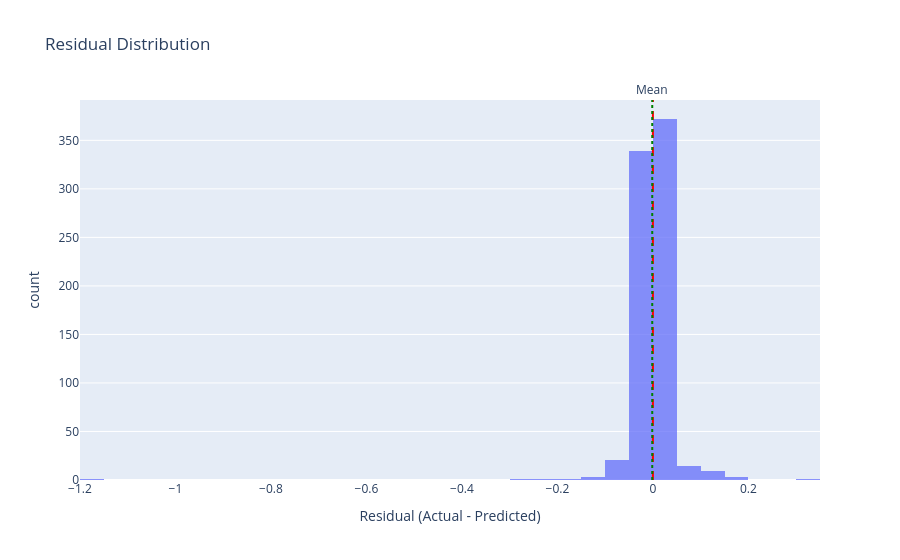

Notebook code cell kept with this figure:
### Code cell
# Convert to DataFrame
res_df = pd.DataFrame({
    "Residuals": residuals
})

# Plot interactive histogram
fig = px.histogram(
    res_df,
    x="Residuals",
    nbins=50,
    title="Residual Distribution",
    labels={"Residuals": "Residual (Actual - Predicted)"},
    opacity=0.75
)

# Optional: add mean & zero reference lines
fig.add_vline(x=0, line_dash="dash", line_color="red")
fig.add_vline(
    x=residuals.mean(),
    line_dash="dot",
    line_color="green",
    annotation_text="Mean",
    annotation_position="top"
)

fig.show()

### Figure 1 — Plotly figure (JSON) as saved in the notebook; plotly's stock layout.template omitted (floating-point values rounded to 4 significant figures; data arrays with more than 128 entries replaced by an {"elided": "..."} marker saying what was removed)
{"data": [{"bingroup": "x", "hovertemplate": "Residual (Actual - Predicted)=%{x}<br>count=%{y}<extra></extra>", "legendgroup": "", "marker": {"color": "#636efa", "opacity": 0.75, "pattern": {"shape": ""}}, "name": "", "nbinsx": 50, "orientation": "v", "showlegend": false, "type": "histogram", "x": {"elided": "766 float values"}, "xaxis": "x", "yaxis": "y"}], "layout": {"annotations": [{"showarrow": false, "text": "Mean", "x": -0.001397, "xanchor": "center", "xref": "x", "y": 1, "yanchor": "bottom", "yref": "y domain"}], "barmode": "relative", "legend": {"tracegroupgap": 0}, "shapes": [{"line": {"color": "red", "dash": "dash"}, "type": "line", "x0": 0, "x1": 0, "xref": "x", "y0": 0, "y1": 1, "yref": "y domain"}, {"line": {"color": "green", "dash": "dot"}, "type": "line", "x0": -0.001397, "x1": -0.001397, "xref": "x", "y0": 0, "y1": 1, "yref": "y domain"}], "title": {"text": "Residual Distribution"}, "xaxis": {"anchor": "y", "domain": [0, 1], "title": {"text": "Residual (Actual - Predicted)"}}, "yaxis": {"anchor": "x", "domain": [0, 1], "title": {"text": "count"}}}}
